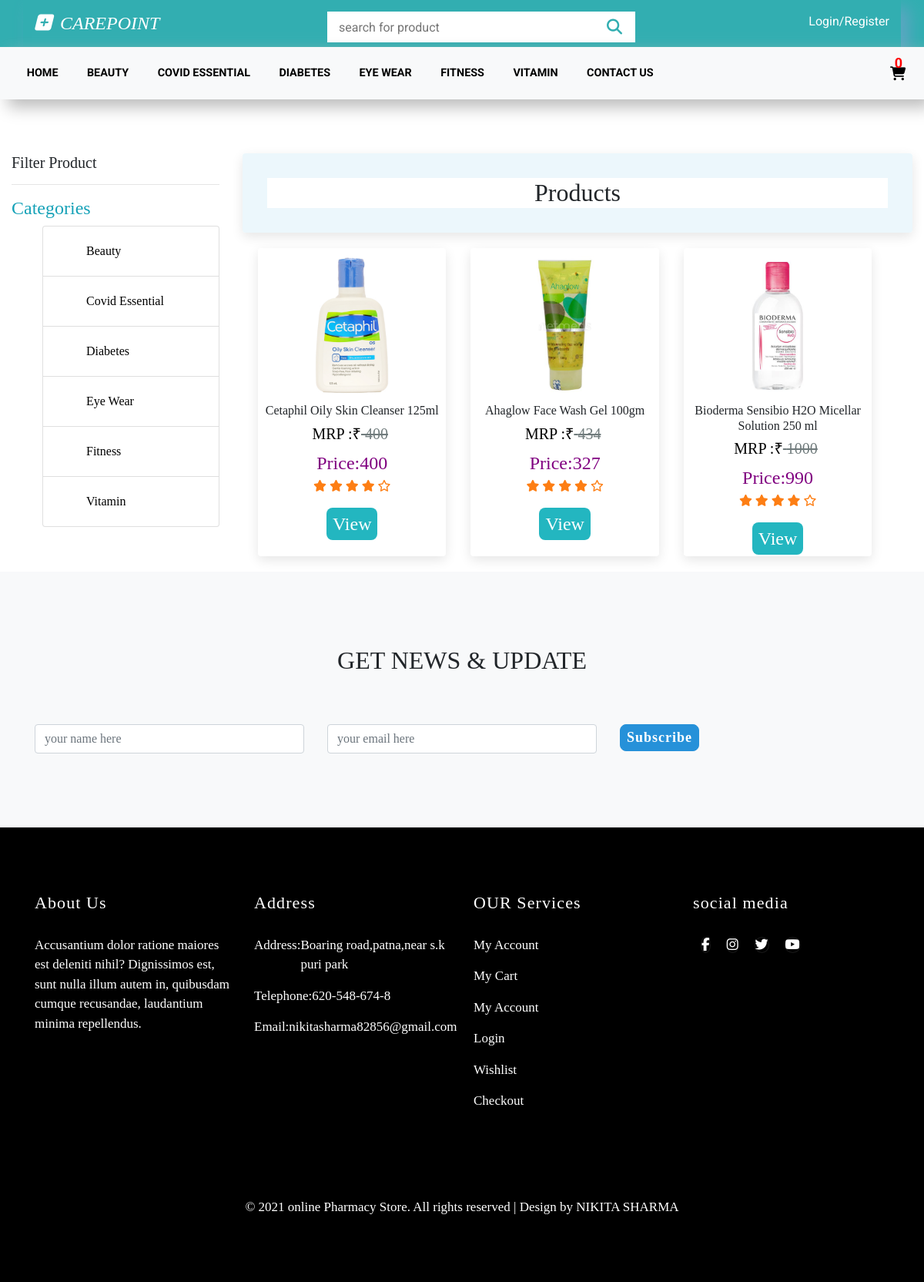
The page /categories.php?id=2 on the database its author committed.
### tables this page shows
CREATE TABLE `categories` (
  `id` int(11) NOT NULL,
  `categories` varchar(255) NOT NULL,
  `status` tinyint(4) NOT NULL
);

CREATE TABLE `product` (
  `id` int(11) NOT NULL,
  `categories_id` int(11) NOT NULL,
  `name` varchar(255) NOT NULL,
  `mrp` float NOT NULL,
  `price` float NOT NULL,
  `qty` int(11) NOT NULL,
  `image` varchar(255) NOT NULL,
  `short_desc` varchar(2000) NOT NULL,
  `description` text NOT NULL,
  `best_seller` int(11) NOT NULL,
  `status` tinyint(4) NOT NULL
);

### add_to_cart.inc.php (called while the page is built, shortened)
<?php
class add_to_cart{
	function totalProduct(){
		if(isset($_SESSION['cart'])){
			return count($_SESSION['cart']);
		}else{
			return 0;
		}
	}
}
?>

### function.inc.php (called while the page is built, shortened)
<?php
function get_product($con,$limit='',$cat_id='',$product_id='',$search_str='',$sort_order='',$is_best_seller=''){
	$sql="select product.*,categories.categories from product,categories where product.status=1 ";
	if($cat_id!=''){
		$sql.=" and product.categories_id=$cat_id ";
	}
	$sql.=" and product.categories_id=categories.id ";
	$sql.=" order by product.id desc";
	$res=mysqli_query($con,$sql);
	$data=array();
	while($row=mysqli_fetch_assoc($res)){
		$data[]=$row;
	}
	return $data;
}
?>

### categories.php (the view, shortened to what this page needs)
<?php
require('top.php');
$cat_id=mysqli_real_escape_string($con,$_GET['id']);
$get_product=get_product($con,'',$cat_id);
?>
<main>
  <div class="container-fluid" style="margin-top:70px;">
    <div class="row">
      <div class="col-lg-3">
<h5>Filter Product</h5><hr>
<h4 class="text-info">Categories</h4>
<ul class="list-grup">
  <?php
 foreach($cat_arr as $list){
    ?>
 <li class="list-group-item">
      <div class="form-check">
        <label class="form-check-label">
                <a class="nav-link" style="color:black;" href="categories.php?id=<?php
                echo $list['id']?>"><?php echo $list['categories']?></a>
  </label>
      </div>
  </li>
  <?php
	}
	?>
</ul>
      </div>
      <div class="col-lg-9">
<h2 class="text-center" id="textchange" style="border:2rem solid #ecf7fc; border-radius: 0.5rem;
background:#fff; border-radius: 2rem; text-align: center; position: relative; overflow: hidden; background-repeat: no-repeat; background:inherit;
box-shadow:0 5px 15px rgba(0,0,0,.1); border-radius:4px; box-sizing:border-box; flex: .1  .1 15rem;">Products</h2>
<div class="products" id="products" style="background-color:#fff;">
<div class="row" id="result" style="margin:10px;">
<?php if(count($get_product)>0){ ?>
<div class="box-container">
<?php
							foreach($get_product as $list){
							?>
        <div class="box">
            <a href="product_detail.php?id=<?php echo $list['id']?>">
            <img src="<?php echo PRODUCT_IMAGE_SITE_PATH.$list['image']?>"  height="200" ></a>
            <div class="content">
                <h6><?php echo $list['name']?>
</h6>
<h5 style="color:#000;"> MRP :<span>&#8377</span><strike style="color:#707B7C;">
<?php echo $list['mrp']?></strike>&nbsp; </h5>
                <div class="price"><span>Price:<?php echo number_format($list['price'])?></span></div>
                <div class="stars" style="color:orange;">
                    <i class="fas fa-star"></i>
                    <i class="fas fa-star"></i>
                    <i class="fas fa-star"></i>
                    <i class="fas fa-star"></i>
                    <i class="far fa-star"></i>
                </div>
                <a href="product_detail.php?id=<?php echo $list['id']?>" class="btn">View</a>
            </div>
        </div>
        <?php } ?>
        </div>
       <?php } else{
           echo " <h1>Data not found</h1>";
       }?>
  </div>
  </div>
      </div>
    </div>
  </div>
</main>
<?php
require('footer.php');
?>

### top.php (shortened to what this page needs)
<?php
require('connection.inc.php');
require('function.inc.php');
require('add_to_cart.inc.php');
$cat_res=mysqli_query($con,"select * from categories where status=1 order by categories asc");
$cat_arr=array();
while($row=mysqli_fetch_assoc($cat_res)){
	$cat_arr[]=$row;
}
$obj=new add_to_cart();
$totalProduct=$obj->totalProduct();
?>
<!DOCTYPE html>
<!DOCTYPE html>
<html lan="en">
<head>
<link rel="stylesheet" herf="https://cdnjs.cloudflare.com/ajax/libs/Swiper/3.4.2/css/swiper.min.css" />
<link rel="stylesheet" href="https://unpkg.com/swiper/swiper-bundle.css" />
<link rel="stylesheet" href="https://unpkg.com/swiper/swiper-bundle.min.css" />
<link rel="stylesheet"
href="https://stackpath.bootstrapcdn.com/bootstrap/4.3.1/css/bootstrap.min.css"
integrity="sha384-ggOyR0iXCbMQv3Xipma34MD+dH/1fQ784/j6cY/iJTQUOhcWr7x9JvoRxT2MZw1T"
crossorigin="anonymous">
<link rel="stylesheet" href="https://cdnjs.cloudflare.com/ajax/libs/animate.css/3.7.2/animate.min.css"
 />
<link rel="stylesheet" href="./css/style.css" />
</head>
<body>
<header>
<div class="container"style="box-shadow:10px 10px 20px #5fa6c3;">
<div class="row">
<div class="col-md-4  col-4 text-left ">
<h4 class ="my-md-3 text-white" style="	font-family: Georgia, 'Times New Roman', Times, serif;  font-style: italic;
"><i class=" fa fa-plus-square fa-1x" style="background-color:#32aeb1;font-style:italic; ">&nbsp;</i>
 CAREPOINT</h4></div>
 <div class="col-md-4 col-4 text-center" style="margin-top:15px;">
 <form action="search.php" method="get">
  <input type="text"  placeholder="search for product" name="str" style="border:5px solid #fff;  height:40px; width:400px; background:#fff;  padding:5px 10px;">
  </form>
<label for="" class="icon" style="position:absolute; right:-3px; top:0;   width:5px; text-align:center; border:5px solid #fff; height:40px; color:#32aeb1; font-size:20px; ">
  <i class="fas fa-search"></i></label>
</div>
<div class ="col-md-4 col-4 text-right">
<p class="my-md-3 header-links">
<?php if(isset($_SESSION['USER_LOGIN'])){
	?>
<p style="font-size:20px; color:white;"><a href="profile.php" class="text-white"><i class="fas fa-user-circle"
 style="font-size:25px;"></i></a>&nbsp;
<?php echo $_SESSION['USER_NAME']?></p>
<?php
										}else{
											echo '<a href="login.php" class="text-white">Login/Register</a></p>';
										}
										?>
</div>
</div>
</div>
  <div class="container-fluid p-0">
<nav class="navbar navbar-expand-lg navbar-light bg-light" style="box-shadow:10px 10px 20px #bbb;">
  <div class="collapse navbar-collapse" id="navbar-Nav">
    <ul class="navbar-nav">
      <li class="nav-item active">
       <a class="nav-link" href="index.php">HOME <span class="sr-only">(current)</span></a>
		</li>
    <?php
								foreach($cat_arr as $list){
									?>
							<li class="nav-item active"><a class="nav-link" href="categories.php?id=<?php
                echo $list['id']?>"><?php echo $list['categories']?></a></li>
				<?php
				}
				?>
      <li class="nav-item">
        <a class="nav-link" href="contact.php">CONTACT US</a>
      </li>
</ul>
  </div>
  <div class="navbar-nav">
 <li class="nav-item  mx-2 cart-icon" >
 <a href="#"><i class="fa fa-shopping-cart P-2 fa-1x" style=" color:black; background-color:white; border-radius:40%; width:20px; height:-30px;"></i></a>
 <a href="cart.php"><span class="htc__qua" style="position:absolute; color:red; top:7px; right:28px; height:-50px;"><?php echo $totalProduct?></span></a>
 </li>
</div>
</nav>
</header>

### footer.php (shortened to what this page needs)
<section class="section-subscribe bg-light">
<div class="container">
<div class="row justify-content-center align-items-center">
<div class="col-md-12 mb-4">
<h1 class="heading">
GET News &amp; Update</h1>
</div>
<div class="col-md-12">
<form action="#" method="post">
<div class="row">
<div class="col-md-4 mb-3">
<input type="text" class="form-control" name="name" id="name" placeholder="your name here">
</div>
<div class="col-md-4 mb-3">
<input type="email" class="form-control" name="email" id="email" placeholder="your email here">
</div>
<div class="col-md-4 mb-3">
<input type="submit" class="btn btn-secondary w-95" name="submit" value="Subscribe">
</div>
</div>
</form></div>
</div>
</div>
</section>
<footer class="site-footer">
<div class="container">
<div class="row mb-5">
<div class="col-md-3 mb-5">
<h2>About Us</h2>
<p>Accusantium dolor ratione maiores est deleniti nihil?
Dignissimos est, sunt nulla illum autem in, quibusdam
cumque recusandae, laudantium minima repellendus.</p>
</div>
<div class="col-md-3 mb-5">
<h2>Address</h2>
<ul class="list-unstyled footer-link">
<li class="d-flex">
<span class="me-3">Address:</span><span class="text-white">Boaring road,patna,near s.k puri park</span>
</li>
<li class="d-flex">
<span class="me-3">Telephone:</span><span class="text-white">620-548-674-8</span>
</li>
<li class="d-flex">
<span class="me-3">Email:</span><span class="text-white">nikitasharma82856@gmail.com</span>
</li>
</ul>
</div>
<div class="col-md-3 mb-5">
<h2>OUR Services</h2>
<ul class="list-unstyled footer-link">
<li><a href="Profile.php">My Account</li></a>
<li><a href="cart.php">My Cart</li></a>
<li><a href="Profile.php">My Account</li></a>
<li><a href="login.php">Login</li></a>
<li><a href="wishlist.php">Wishlist</li></a>
<li><a href="checkout.php">Checkout</li></a>
</div>
<div class="col-md-3">
<h2>social media</h2>
<ul class="list-unstyled footer-link d-flex footer-social">
<li><a href="https://www.facebook.com/profile.php?id=100047135152983"><span class="fa fa-facebook"></span></a></li>
<li><a href="https://www.facebook.com/profile.php?id=100047135152983"><span class="fa fa-instagram"></span></a></li>
<li><a href="https://www.facebook.com/profile.php?id=100047135152983"><span class="fa fa-twitter"></span></a></li>
<li><a href="https://www.facebook.com/profile.php?id=100047135152983"><span class="fa fa-youtube"></span></a></li>
</ul>
</div>
</div>
<div class="row">
<div class="col-12 text-md-center text-left">
<p>&copy; 2021 online Pharmacy Store. All rights reserved | Design by
						NIKITA SHARMA</p></div>
</div>
</div>
</footer>
</body>
</html>

### css/style.css (style rules this page uses)
:root { --light-gray:rgb(0,0,0); --primary-color:#32aeb1; --border:#0dca6be1; --text-color:#000000; --roboto:"Roboto",sans-serif; --gugi:"Gugi", cursive; --sofia:"Sofia",cursive; }
header { background-color: var(--primary-color); font-family: var(--roboto); }
.navbar-nav { padding: 0.8em 0em; }
.navbar-nav .nav-link { font-size: 0.9em; color:var(--light-gray) !important; }
.navbar-nav .nav-item .nav-link { padding:0 1.3em; }
body { font-family: poppins; }
.navbar-nav a { font-size: 18px; text-transform: uppercase; font-weight: 700; }
.btn { display: inline-block; border-radius: .5rem; border:1rem solid var(--black); font-weight:lighter; font-size: 1.5rem; color:var(--white); cursor: pointer; background:rgb(35, 182, 192); padding: 0.2rem 0.5rem; }
.heading { text-align: center; text-transform: uppercase; font-size: 2rem; color:var(--black); padding: 1rem; }
.products .box-container { display: flex; flex-wrap: wrap; gap:2rem; text-align: center; margin-left: 10px; margin-right: 10px; margin-bottom: 10px; margin-top: 10px; }
.products .box-container .box { background:#fff; border-radius: 2rem; text-align: center; position: relative; overflow: hidden; background-repeat: no-repeat; background:inherit; box-shadow:0 5px 15px rgba(0,0,0,.1); border-radius:4px; box-sizing:border-box; flex: .1 .1 15rem; }
.products .box-container .box .content { padding: 0.1em; }
.products .box-container .box .content .price span { color:purple; font-size: 1.5rem; }
.products .box-container .box .content .stars i { font-size: 15px; color:var(--orange); }
input[type="submit"] { background: #2691d9; border: 1px solid #2691d9; color: white; font-size: 18px; letter-spacing: 1px; font-weight: 600; cursor: pointer; }
@media (min-width: 37.5em) { body { padding-left: 0%; padding-right: 0%; } }
.stars { padding-bottom: 1rem; }
.stars i { font-size: 15px; color:var(--orange); }
.price span { color: rgb(161, 34, 123); font-size: 1.5rem; }
.section-subscribe { padding: 5em 0; }
.site-footer { padding: 5em 0; background-color: black; font-size: 17px; color:white ; }
.site-footer p:last-child { margin-bottom: 0; }
.site-footer a { color: #fff; border-radius: 1px solid transparent; }
.site-footer h2 { font-size: 22px; margin-bottom: 28px; letter-spacing: .05em; color: #fff; }
.site-footer .footer-link li { line-height:1.5; margin-bottom:15px; }
.footer-social a { line-height: 0; border-radius: 50%; margin:10px; border: 1px solid rgba(255,255,255,0.1); height:30px; width:30px; text-align:center; }

### rows shown on the page
categories: categories "BEAUTY", categories "Beauty"
categories: categories "COVID ESSENTIAL", categories "Covid Essential"
categories: categories "DIABETES", categories "Diabetes"
categories: categories "EYE WEAR", categories "Eye Wear"
categories: categories "FITNESS", categories "Fitness"
categories: categories "VITAMIN", categories "Vitamin"
product: image (picture), name "Cetaphil Oily Skin Cleanser 125ml", mrp "400", price "400"
product: image (picture), name "Ahaglow Face Wash Gel 100gm", mrp "434", price "327"
product: image (picture), name "Bioderma Sensibio H2O Micellar Solution 250 ml", mrp "1000", price "990"

### other values the page prints
$totalProduct "0"
